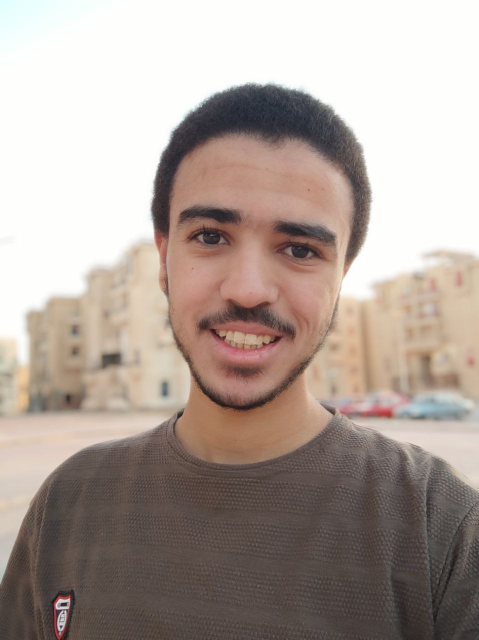
#> input picture CV/Sec4/image3.jpg, 958 x 1280 px, found by its file name (shown at 1/2 size)
$ python Section5.py
#> lines starting #> are read from the running program, lines starting #| are printed output that depends on the picture; after the words box and inside, x2 and y2 are one past the last pixel; in counts of white or black regions, pixels touching at a corner belong together; pictures that were not available may be replaced by others from this repository, and a replacement may not be noted
"""
Created on 2023

@author: Hussein
"""

import cv2
import numpy as np


# Section 5

# Load the face, eye, and smile classifiers
face_detect = cv2.CascadeClassifier (r"Sec5\haarcascade_frontalface_default.xml")
eye_detect = cv2.CascadeClassifier (r"Sec5\haarcascade_eye.xml")
smile_detect = cv2.CascadeClassifier (r"Sec5\haarcascade_smile.xml")


img1 = cv2.imread(r"Sec4\image3.jpg",0 or 1 or -1)
#> img1 is the input picture: shape (1280, 958, 3); mean B, G, R 153.1, 160.8, 173.9
img1 = cv2.resize(img1, (750, 700))
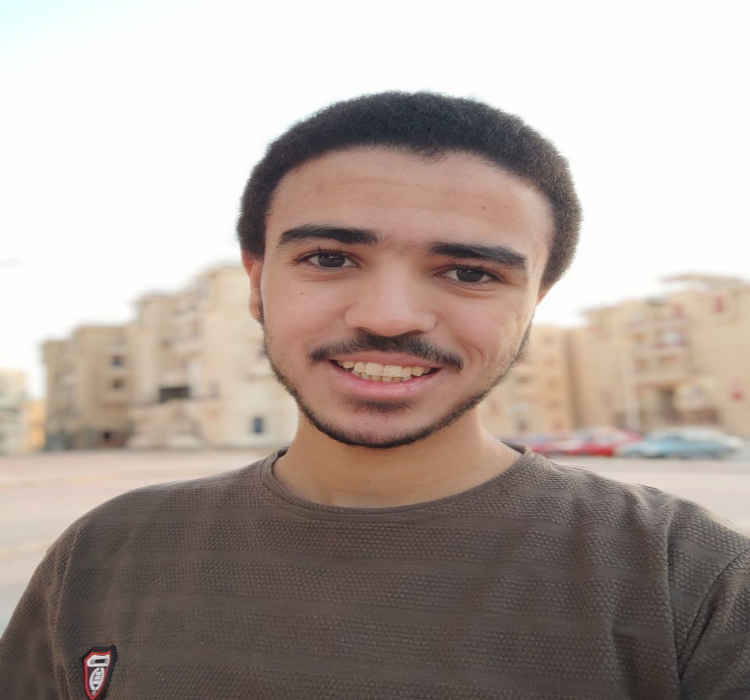
#> img1: shape (700, 750, 3); mean B, G, R 153.1, 160.7, 173.8


'''
This code allows the user to select a rectangular region of interest (ROI) in an image by clicking and dragging the mouse.
 Here's a breakdown of how it works:

The POINTS variable is initialized as an empty list to store the clicked points.
The click_event() function is defined to handle mouse events, which are triggered
 when the user clicks or releases the mouse button. It takes in five arguments:
event: the type of mouse event (e.g. cv2.EVENT_LBUTTONDOWN for left button down)
x: the x-coordinate of the mouse cursor
y: the y-coordinate of the mouse cursor
flags: any modifier keys that were pressed during the mouse event
param: any extra parameters that were passed to setMouseCallback()
In the click_event() function:
If the left mouse button is clicked down (cv2.EVENT_LBUTTONDOWN), the (x,y) coordinates of
 the click are appended to the POINTS list.
If the left mouse button is released (cv2.EVENT_LBUTTONUP), the (x,y) coordinates of
 the release are also appended to the POINTS list.
If there are exactly two points in the POINTS list, a green rectangle is drawn on
 the img1 image using the two points as opposite corners, with a thickness of 2 pixels.
  The resulting image is then displayed using cv2.imshow().
Finally, the POINTS list is cleared to allow the user to select another rectangle.
The img1 image is displayed using cv2.imshow() before setting the mouse callback function
 using cv2.setMouseCallback(). This sets up the window to listen for mouse events and call the click_event()
  function when an event occurs.
The program waits for a key press using cv2.waitKey(0) before exiting.
Overall, this code provides a simple way for users to select rectangular regions of interest in an image,
 which can be useful for various computer vision applications such as object detection or image segmentation.
'''
# Initialize an empty list to store clicked points
POINTS=[]

# Define the mouse click event handler function
def click_event(event, x, y, flags, param):
    # If the left mouse button is clicked down, append the coordinates to the list of points
    if event == cv2.EVENT_LBUTTONDOWN:
        POINTS.append((x,y))
    # If the left mouse button is released, append the coordinates and draw a rectangle
    elif event == cv2.EVENT_LBUTTONUP:
        POINTS.append((x,y))
        # If exactly two points have been clicked, draw a rectangle using the two points as opposite corners
        if len(POINTS)==2:
            cv2.rectangle(img1, POINTS[0], POINTS[1], (0,255,0), 2)
            cv2.imshow("human", img1)
            # Clear the list of clicked points to allow the user to select another rectangle
            POINTS.clear()

# Display the image to be annotated
cv2.imshow("human", img1)

# Set up the mouse callback function to listen for mouse events in the "human" window
cv2.setMouseCallback("human", click_event)

# Wait for a key press (0 means wait indefinitely) before closing the window and exiting the program
cv2.waitKey(0)


#detect faces by haar cascadein image
# Convert the input image to grayscale using the cv2.cvtColor() function
gray_img = cv2.cvtColor(img1,cv2.COLOR_BGR2GRAY)
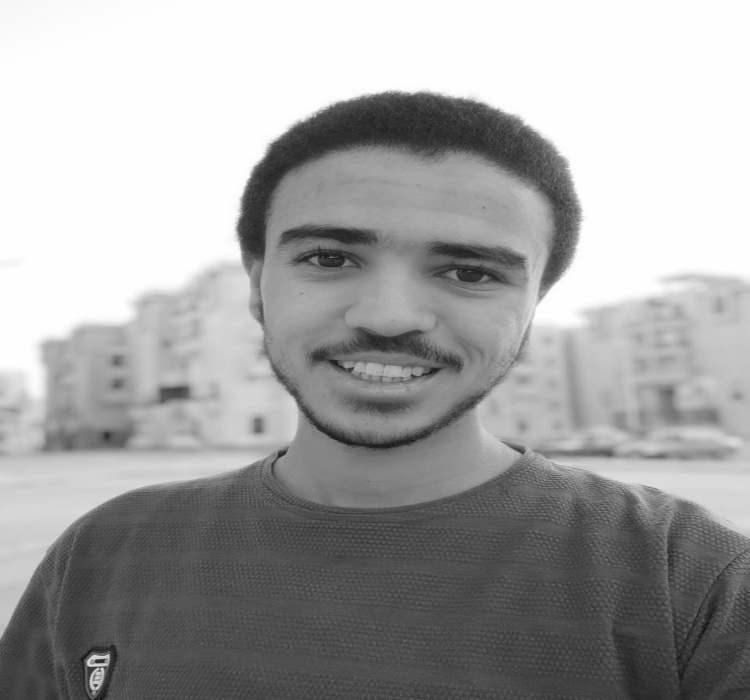
#> gray_img: shape (700, 750); min 20, max 255, mean 163.8

# Detect faces in the grayscale image using the face_detect object (a Haar cascade classifier)
# with a scale factor of 1.3 and a minimum neighbor count of 5.
faces = face_detect.detectMultiScale(gray_img,1.3,5)
#> faces = [[214, 120, 366, 366]]

# Print the bounding box coordinates of the detected faces
print(faces)
#| [[214 120 366 366]]

# For each face detected, draw a green rectangle around it on the original color image (img1)
# using the cv2.rectangle() function with a thickness of 2 pixels
for (x,y,w,h) in faces:
     cv2.rectangle(img1,(x,y),(x+w,y+h),(0,255,0),2)
#> this loop made 1 pass
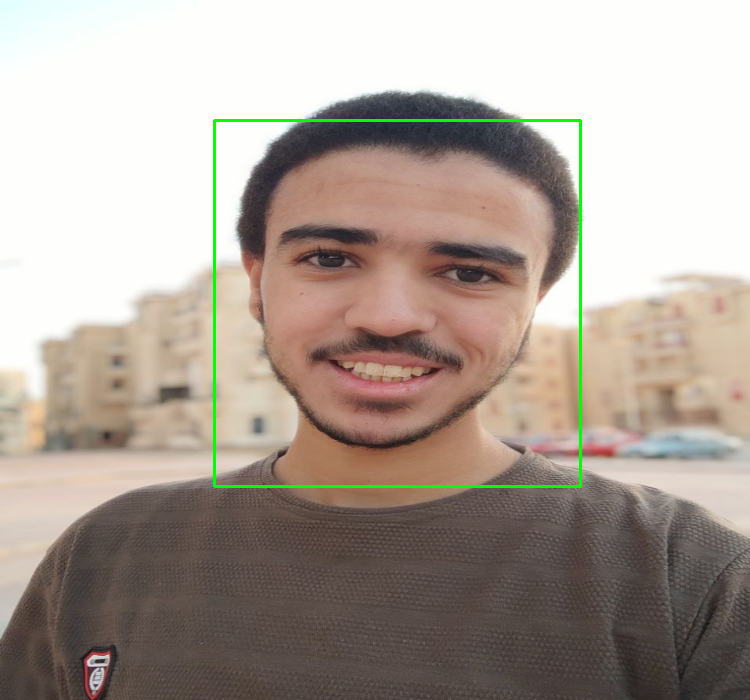
#> img1: shape (700, 750, 3); 0.84% of pixels changed, all inside (x1, y1, x2, y2) = (213, 119, 582, 488)

# Display the annotated image in a window titled "livee" using cv2.imshow()
# and wait for a key press to close the window using cv2.waitKey(0)
cv2.imshow("livee",img1)
cv2.waitKey(0)


#detect faces in video
# Open the video file using OpenCV's VideoCapture object
stream = cv2.VideoCapture(r'Sec5\Humans TV Series Trailer.mp4')

# Check if the video file was successfully opened
if (stream.isOpened()== False):
  print("Error opening video stream or file")

# Loop through the video frames until the end of the video is reached
while(stream.isOpened()):
    # Read the next frame from the video stream
    st,frame = stream.read()
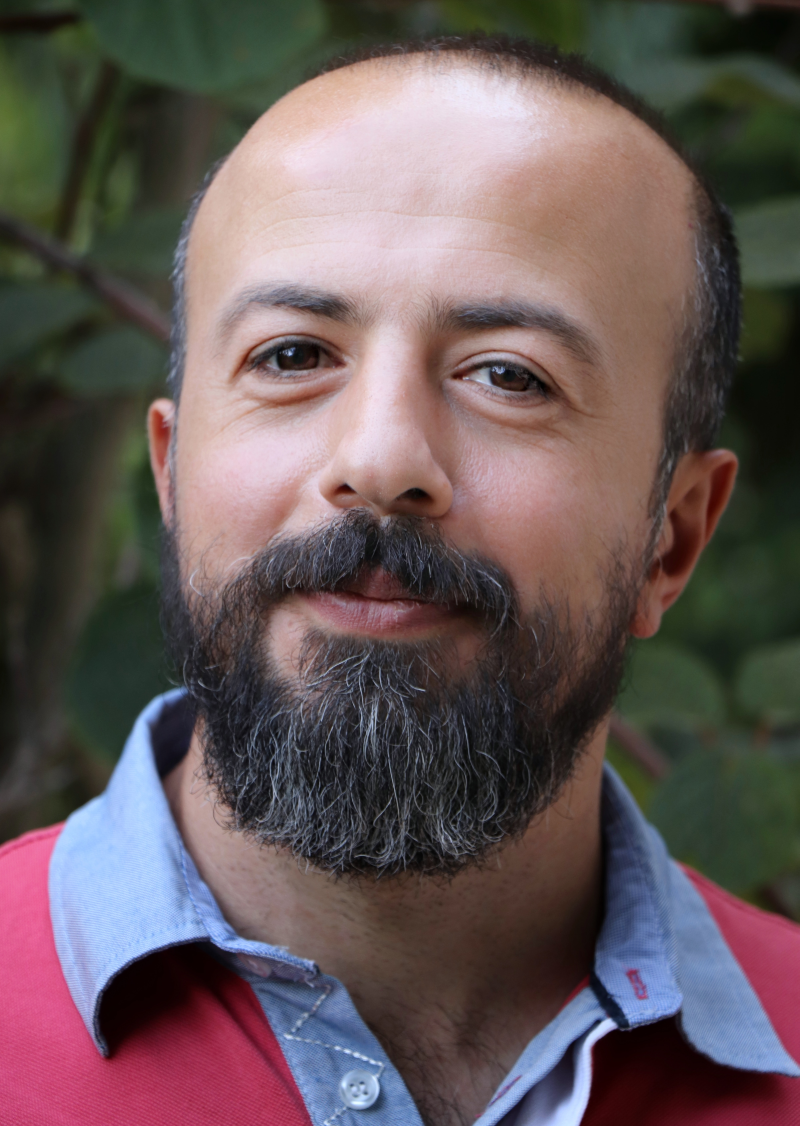
#> input picture CV/image.jpg, 3997 x 5629 px, given in place of Humans TV Series Trailer.mp4, which was not available (shown at 1/5 size)
#> frame is the input picture: shape (5629, 3997, 3); mean B, G, R 88.1, 87.4, 101.6

    # Convert the frame to grayscale
    gray_img = cv2.cvtColor(frame,cv2.COLOR_BGR2GRAY)
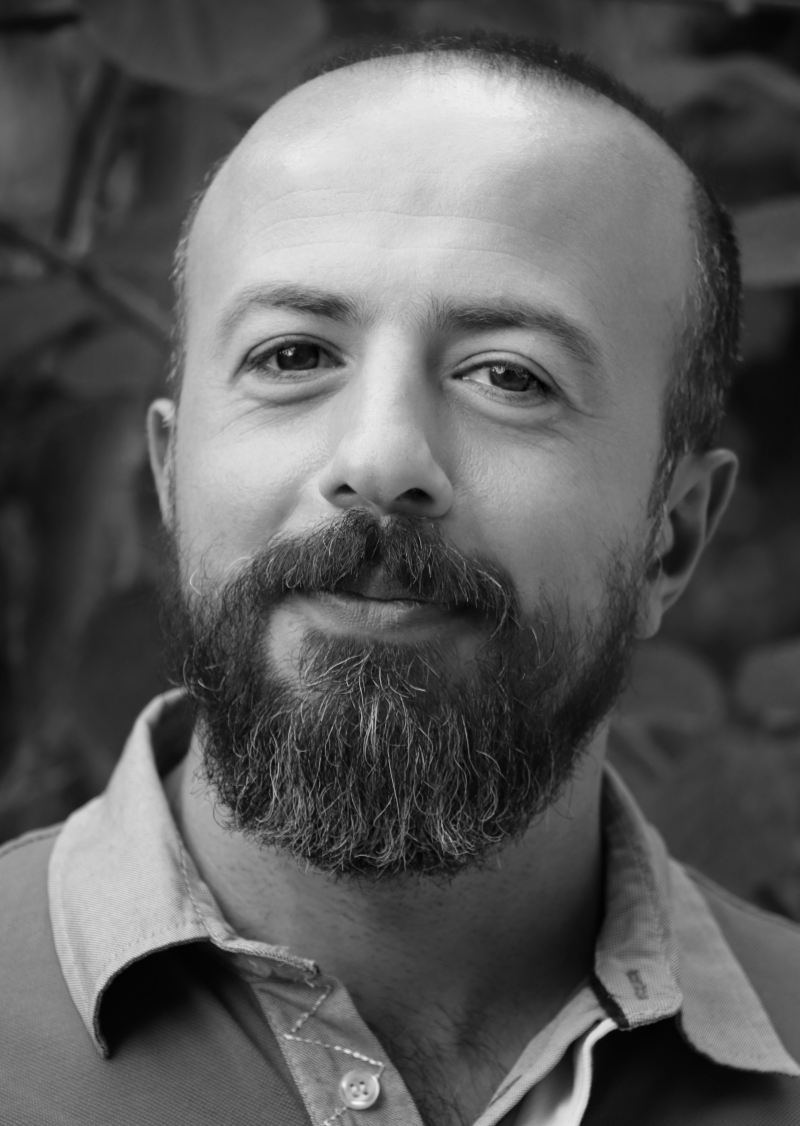
#> gray_img: shape (5629, 3997) (shown at 1/5 size); min 0, max 250, mean 91.7

    # Detect faces in the grayscale image using the face_detect cascade classifier
    faces = face_detect.detectMultiScale(gray_img,1.3,5)
#> faces = [[1645, 4968, 121, 121], [417, 618, 3007, 3007]]

    # Draw a green rectangle around each detected face
    for (x,y,w,h) in faces:
        cv2.rectangle(frame,(x,y),(x+w,y+h),(0,255,0),2)
#> this loop made 2 passes

    # Display the current frame with the detected faces
    cv2.imshow("livee",frame)

    # Wait for a key press for 50 milliseconds and check if the 'x' key was pressed to exit the loop
    if cv2.waitKey(50)&0xff==ord("x"):
#> (key x is pressed here)
        break

# Release the video stream object and close all windows
stream.release()
cv2.destroyAllWindows()
